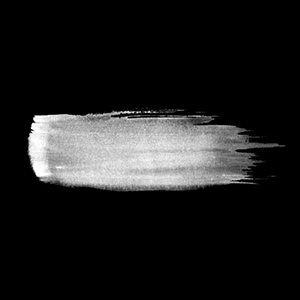
#> input picture brushes/watercolor/1.jpg, 300 x 300 px
$ python -i genetic_drawing.py   (imports and definitions only)   (older library calls are emulated)
#> lines starting #> are read from the running program, lines starting #| are printed output that depends on the picture
import cv2
import numpy as np
import time
import matplotlib.pyplot as plt
import string
import random
from IPython.display import clear_output

class GeneticDrawing:
    def __init__(self, img_path, seed=0, brushesRange=[[0.1, 0.3], [0.3, 0.7]]):
#> called with img_path = 'brushes/watercolor/1.jpg', seed = 0
        self.original_img = cv2.imread(img_path)
#> self.original_img is the input picture: shape (300, 300, 3); min 0, max 255, mean 30.1
        self.img_grey = cv2.cvtColor(self.original_img,cv2.COLOR_BGR2GRAY)
        self.img_grads = self._imgGradient(self.img_grey)
        self.myDNA = None
        self.seed = seed
        self.brushesRange = brushesRange
        self.sampling_mask = None

        #start with an empty black img
        self.imgBuffer = [np.zeros((self.img_grey.shape[0], self.img_grey.shape[1]), np.uint8)]

    def generate(self, stages=10, generations=100, brushstrokesCount=10, show_progress_imgs=True):
        for s in range(stages):
            #initialize new DNA
            if self.sampling_mask is not None:
                sampling_mask = self.sampling_mask
            else:
                sampling_mask = self.create_sampling_mask(s, stages)
            self.myDNA = DNA(self.img_grey.shape,
                             self.img_grads,
                             self.calcBrushRange(s, stages),
                             canvas=self.imgBuffer[-1],
                             sampling_mask=sampling_mask)
            self.myDNA.initRandom(self.img_grey, brushstrokesCount, self.seed + time.time() + s)
            #evolve DNA
            for g in range(generations):
                self.myDNA.evolveDNASeq(self.img_grey, self.seed + time.time() + g)
                clear_output(wait=True)
                print("Stage ", s+1, ". Generation ", g+1, "/", generations)
                # if show_progress_imgs is True:
                #     #plt.imshow(sampling_mask, cmap='gray')
                #     plt.imshow(self.myDNA.get_cached_image(), cmap='gray')
                #     plt.show()
            self.imgBuffer.append(self.myDNA.get_cached_image())
        return self.myDNA.get_cached_image()

    def calcBrushRange(self, stage, total_stages):
        return [self._calcBrushSize(self.brushesRange[0], stage, total_stages), self._calcBrushSize(self.brushesRange[1], stage, total_stages)]

    def set_brush_range(self, ranges):
        self.brushesRange = ranges

    def set_sampling_mask(self, img_path):
        self.sampling_mask = cv2.cvtColor(cv2.imread(img_path),cv2.COLOR_BGR2GRAY)

    def create_sampling_mask(self, s, stages):
        percent = 0.2
        start_stage = int(stages*percent)
        sampling_mask = None
        if s >= start_stage:
            t = (1.0 - (s-start_stage)/max(stages-start_stage-1,1)) * 0.25 + 0.005
            sampling_mask = self.calc_sampling_mask(t)
        return sampling_mask

    def _imgGradient(self, img):
        #convert to 0 to 1 float representation
        img = np.float32(img) / 255.0
        # Calculate gradient
        gx = cv2.Sobel(img, cv2.CV_32F, 1, 0, ksize=1)
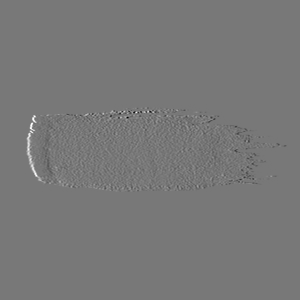
#> gx: shape (300, 300) float32; min -0.89, max 1, mean 9.44e-12; drawn with min black and max white
        gy = cv2.Sobel(img, cv2.CV_32F, 0, 1, ksize=1)
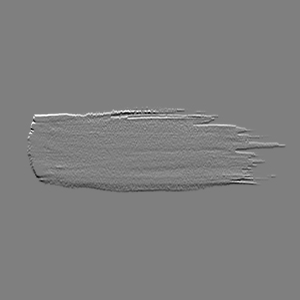
#> gy: shape (300, 300) float32; min -1, max 1, mean -1.06e-10; drawn with min black and max white
        # Python Calculate gradient magnitude and direction ( in degrees )
        mag, angle = cv2.cartToPolar(gx, gy, angleInDegrees=True)
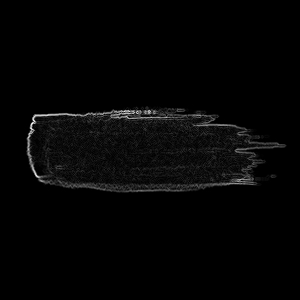
#> mag: shape (300, 300) float32; min 0, max 1.26, mean 0.0245; drawn with min black and max white
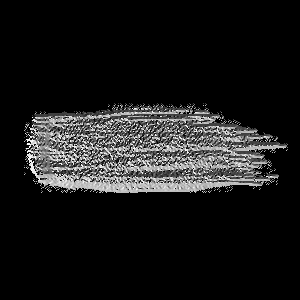
#> angle: shape (300, 300) float32; min 0, max 359.5, mean 36.4; drawn with min black and max white
        #normalize magnitudes
        mag /= np.max(mag)
        #lower contrast
        mag = np.power(mag, 0.3)
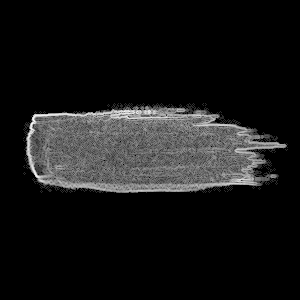
#> mag: shape (300, 300) float32; min 0, max 1, mean 0.0916
        return mag, angle

    # [14 lines left out: function calc_sampling_mask, not called in this run]

    def _calcBrushSize(self, brange, stage, total_stages):
        bmin = brange[0]
        bmax = brange[1]
        t = stage/max(total_stages-1, 1)
        return (bmax-bmin)*(-t*t+1)+bmin


# [6 lines left out: function util_sample_from_img, not called in this run]


class DNA:

    def __init__(self, bound, img_gradient, brushstrokes_range, canvas=None, sampling_mask=None):
        self.DNASeq = []
        self.bound = bound

        #CTRLS
        self.minSize = brushstrokes_range[0] #0.1 #0.3
        self.maxSize = brushstrokes_range[1] #0.3 # 0.7
        self.maxBrushNumber = 4
        self.brushSide = 300 #brush image resolution in pixels
        self.padding = int(self.brushSide*self.maxSize / 2 + 5)

        self.canvas = canvas

        #IMG GRADIENT
        self.imgMag = img_gradient[0]
        self.imgAngles = img_gradient[1]

        #OTHER
        self.brushes = self.preload_brushes('brushes/watercolor/', self.maxBrushNumber)
        self.sampling_mask = sampling_mask

        #CACHE
        self.cached_image = None
        self.cached_error = None

    def preload_brushes(self, path, maxBrushNumber):
        imgs = []
        for i in range(maxBrushNumber):
            imgs.append(cv2.imread(path + str(i) +'.jpg'))
        return imgs

    def gen_new_positions(self):
        if self.sampling_mask is not None:
            pos = util_sample_from_img(self.sampling_mask)
            posY = pos[0][0]
            posX = pos[1][0]
        else:
            posY = int(random.randrange(0, self.bound[0]))
            posX = int(random.randrange(0, self.bound[1]))
        return [posY, posX]

    def initRandom(self, target_image, count, seed):
        #initialize random DNA sequence
        for i in range(count):
            #random color
            color = random.randrange(0, 255)
            #random size
            random.seed(seed-i+4)
            size = random.random()*(self.maxSize-self.minSize) + self.minSize
            #random pos
            posY, posX = self.gen_new_positions()
            #random rotation
            '''
            start with the angle from image gradient
            based on magnitude of that angle direction, adjust the random angle offset.
            So in places of high magnitude, we are more likely to follow the angle with our brushstroke.
            In places of low magnitude, we can have a more random brushstroke direction.
            '''
            random.seed(seed*i/4.0-5)
            localMag = self.imgMag[posY][posX]
            localAngle = self.imgAngles[posY][posX] + 90 #perpendicular to the dir
            rotation = random.randrange(-180, 180)*(1-localMag) + localAngle
            #random brush number
            brushNumber = random.randrange(1, self.maxBrushNumber)
            #append data
            self.DNASeq.append([color, posY, posX, size, rotation, brushNumber])
        #calculate cache error and image
        self.cached_error, self_cached_image = self.calcTotalError(target_image)

    def get_cached_image(self):
        return self.cached_image

    def calcTotalError(self, inImg):
        return self.__calcError(self.DNASeq, inImg)

    def __calcError(self, DNASeq, inImg):
        #draw the DNA
        myImg = self.drawAll(DNASeq)

        #compare the DNA to img and calc fitness only in the ROI
        diff1 = cv2.subtract(inImg, myImg) #values are too low
        diff2 = cv2.subtract(myImg,inImg) #values are too high
        totalDiff = cv2.add(diff1, diff2)
        totalDiff = np.sum(totalDiff)
        return (totalDiff, myImg)

    def draw(self):
        myImg = self.drawAll(self.DNASeq)
        return myImg

    def drawAll(self, DNASeq):
        #set image to pre generated
        if self.canvas is None: #if we do not have an image specified
            inImg = np.zeros((self.bound[0], self.bound[1]), np.uint8)
        else:
            inImg = np.copy(self.canvas)
        #apply padding
        p = self.padding
        inImg = cv2.copyMakeBorder(inImg, p,p,p,p,cv2.BORDER_CONSTANT,value=[0,0,0])
        #draw every DNA
        for i in range(len(DNASeq)):
            inImg = self.__drawDNA(DNASeq[i], inImg)
        #remove padding
        y = inImg.shape[0]
        x = inImg.shape[1]
        return inImg[p:(y-p), p:(x-p)]

    def __drawDNA(self, DNA, inImg):
        #get DNA data
        color = DNA[0]
        posX = int(DNA[2]) + self.padding #add padding since indices have shifted
        posY = int(DNA[1]) + self.padding
        size = DNA[3]
        rotation = DNA[4]
        brushNumber = int(DNA[5])

        #load brush alpha
        brushImg = self.brushes[brushNumber]
        #resize the brush
        brushImg = cv2.resize(brushImg,None,fx=size, fy=size, interpolation = cv2.INTER_CUBIC)
        #rotate
        brushImg = self.__rotateImg(brushImg, rotation)
        #brush img data
        brushImg = cv2.cvtColor(brushImg,cv2.COLOR_BGR2GRAY)
        rows, cols = brushImg.shape

        #create a colored canvas
        myClr = np.copy(brushImg)
        myClr[:, :] = color

        #find ROI
        inImg_rows, inImg_cols = inImg.shape
        y_min = int(posY - rows/2)
        y_max = int(posY + (rows - rows/2))
        x_min = int(posX - cols/2)
        x_max = int(posX + (cols - cols/2))

        # Convert uint8 to float
        foreground = myClr[0:rows, 0:cols].astype(float)
        background = inImg[y_min:y_max,x_min:x_max].astype(float) #get ROI
        # Normalize the alpha mask to keep intensity between 0 and 1
        alpha = brushImg.astype(float)/255.0


        try:
            # Multiply the foreground with the alpha matte
            foreground = cv2.multiply(alpha, foreground)

            # Multiply the background with ( 1 - alpha )
            background = cv2.multiply(np.clip((1.0 - alpha), 0.0, 1.0), background)
            # Add the masked foreground and background.
            outImage = (np.clip(cv2.add(foreground, background), 0.0, 255.0)).astype(np.uint8)

            inImg[y_min:y_max, x_min:x_max] = outImage
        except:
            print('------ \n', 'in image ',inImg.shape)
            print('pivot: ', posY, posX)
            print('brush size: ', self.brushSide)
            print('brush shape: ', brushImg.shape)
            print(" Y range: ", rangeY, 'X range: ', rangeX)
            print('bg coord: ', posY, posY+rangeY, posX, posX+rangeX)
            print('fg: ', foreground.shape)
            print('bg: ', background.shape)
            print('alpha: ', alpha.shape)

        return inImg


    # [54 lines left out: functions __rotateImg, __evolveDNA, not called in this run]

    def evolveDNASeq(self, inImg, seed):
        for i in range(len(self.DNASeq)):
            self.__evolveDNA(i, inImg, seed)

>>> result = GeneticDrawing('brushes/watercolor/1.jpg').generate()
#> the loop in generate, `for s in range(stages):` made 1 pass
#> after the loop in generate, `for s in range(stages):`: self.imgBuffer = 1 item
#> (the run stopped early here; a loop or call above may not have finished)

$ run again, on brushes/watercolor/2.jpg
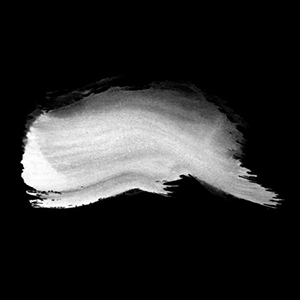
#> input picture brushes/watercolor/2.jpg, 300 x 300 px
#> in __init__, self.original_img is the input picture: shape (300, 300, 3); min 0, max 255, mean 41.9
#> in _imgGradient, `mag = np.power(mag, 0.3)`:
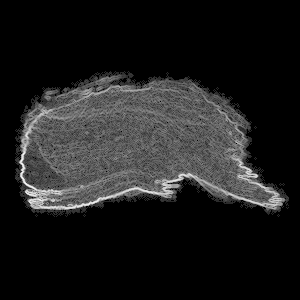
#> mag: shape (300, 300) float32; min 0, max 1, mean 0.118
#> the loop in generate, `for s in range(stages):` made 1 pass
#> pass 1, in __rotateImg, `dst = cv2.warpAffine(img,M,(cols,rows))`:
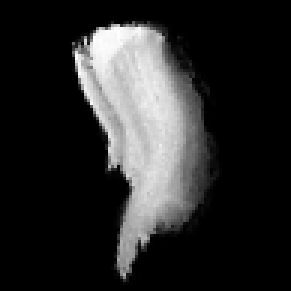
#> dst: shape (97, 97, 3) (shown 3 times larger); min 0, max 253, mean 41.8
#> after the loop in generate, `for s in range(stages):`: self.imgBuffer = 1 item

$ run again, on brushes/watercolor/3.jpg
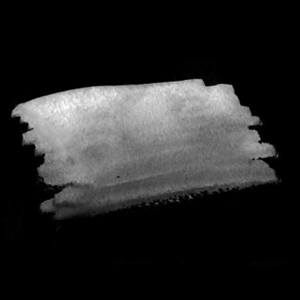
#> input picture brushes/watercolor/3.jpg, 300 x 300 px
#> in __init__, self.original_img is the input picture: shape (300, 300, 3); min 0, max 253, mean 38.5
#> in _imgGradient, `gy = cv2.Sobel(img, cv2.CV_32F, 0, 1, ksize=1)`:
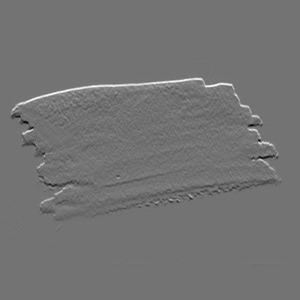
#> gy: shape (300, 300) float32; min -0.58, max 0.698, mean 9.87e-11; drawn with min black and max white
#> in _imgGradient, `mag = np.power(mag, 0.3)`:
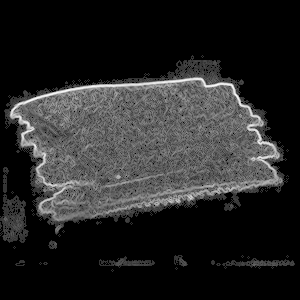
#> mag: shape (300, 300) float32; min 0, max 1, mean 0.152
#> the loop in generate, `for s in range(stages):` made 1 pass
#> after the loop in generate, `for s in range(stages):`: self.imgBuffer = 1 item

$ run again, on brushes/watercolor/4.jpg
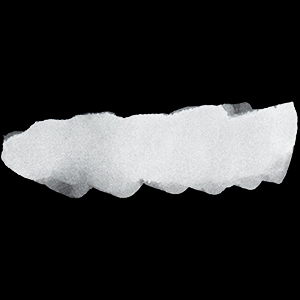
#> input picture brushes/watercolor/4.jpg, 300 x 300 px
#> in __init__, self.original_img is the input picture: shape (300, 300, 3); mean B, G, R 51.8, 51.4, 50.9
#> in _imgGradient, `gy = cv2.Sobel(img, cv2.CV_32F, 0, 1, ksize=1)`:
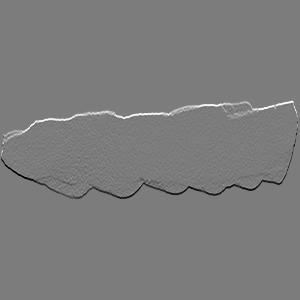
#> gy: shape (300, 300) float32; min -0.945, max 0.988, mean -1.7e-10; drawn with min black and max white
#> in _imgGradient, `mag = np.power(mag, 0.3)`:
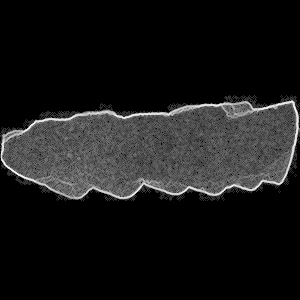
#> mag: shape (300, 300) float32; min 0, max 1, mean 0.0987
#> the loop in generate, `for s in range(stages):` made 1 pass
#> after the loop in generate, `for s in range(stages):`: self.imgBuffer = 1 item
